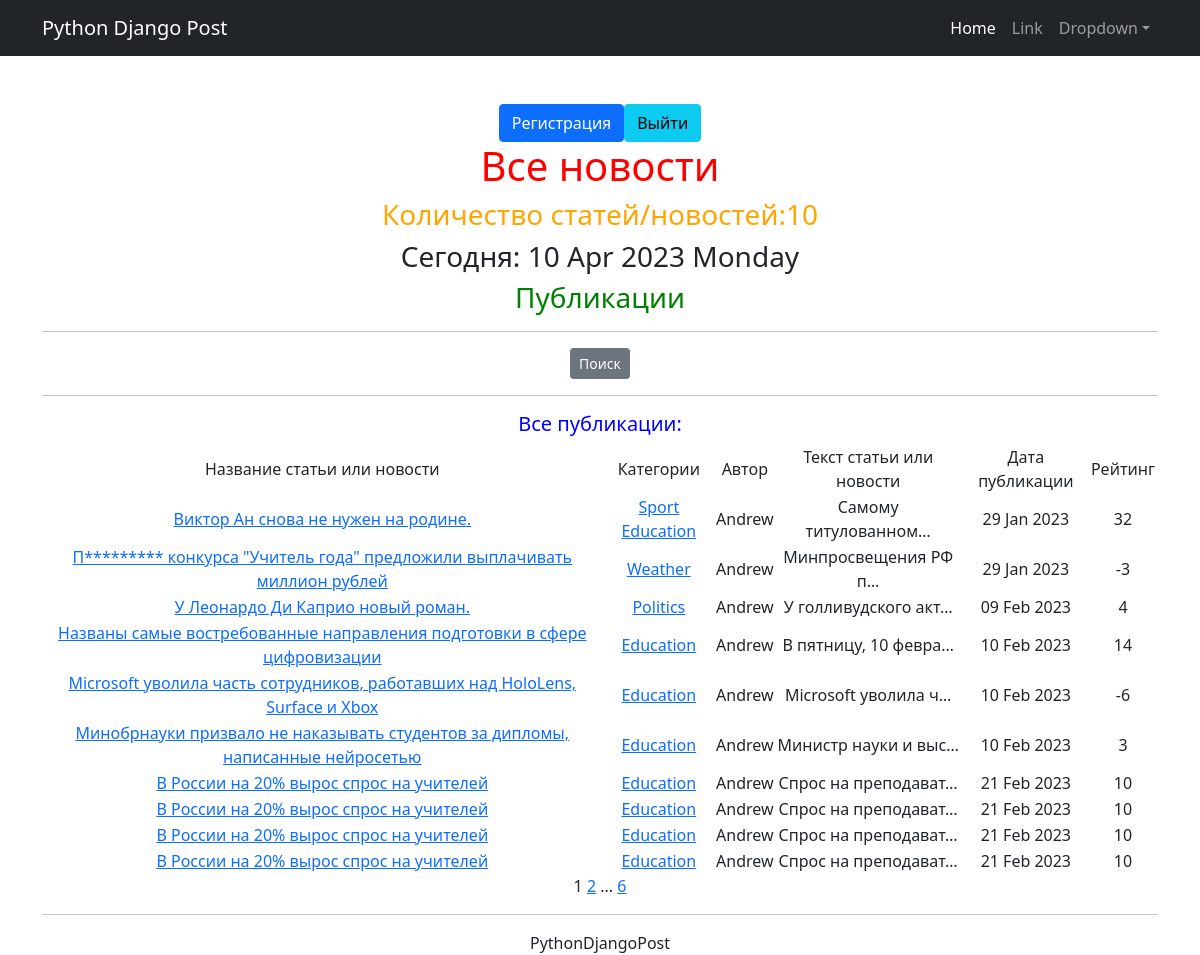
Page /news/ on the committed database.
### newsportal/models.py (models this page shows, shortened)
class Post(models.Model):
    author = models.ForeignKey(Author, on_delete=models.CASCADE)
    NEWS = 'NW'
    ARTICLE = 'AR'
    CATEGORY_CHOICES = (
        (NEWS, 'Новости'),
        (ARTICLE, 'Статья'),
    )
    categoryType = models.CharField(max_length=2, choices=CATEGORY_CHOICES, default=ARTICLE)
    dateCreation = models.DateTimeField(auto_now_add=True)
    postCategory = models.ManyToManyField(Category, through='PostCategory')
    title = models.CharField(max_length=128)
    text = models.TextField()
    rating = models.SmallIntegerField(default=0)

class Category(models.Model):
    name = models.CharField(max_length=64, unique=True)
    subscribers = models.ManyToManyField(User, related_name='categories')
    def __str__(self):
        return f'{self.name}'

class Author(models.Model):
    authorUser = models.OneToOneField(User, on_delete=models.CASCADE)
    ratingAuthor = models.SmallIntegerField(default=0)

### newsportal/views.py (the view)
# urls.py: path('', News.as_view(), name='post_list'),
class News(ListView):
    model = Post
    ordering = 'author'
    template_name = 'news.html'
    context_object_name = 'news_content'
    paginate_by = 10
    def get_queryset(self):
        queryset = super().get_queryset()
        self.filterset = PostFilter(self.request.GET, queryset)
        return self.filterset.qs
    def get_context_data(self, **kwargs):
        context = super().get_context_data(**kwargs)
        context['time_now'] = datetime.utcnow()
        context['next_sale'] = None
        context['filterset'] = self.filterset
        return context

### newsportal/templatetags/custom_filters.py (called while the page is built)
@register.filter()
def censor(value):
   forbwords = ['припомнили', 'олимпийским', 'спортивную', 'победителю', 'лучшей', 'витамины', 'добавки', 'товары', 'поощрение', 'денежного', 'поведению', 'неправильном']
   if not isinstance(value, str):
      raise TypeError(f"Некорректный набор: '{type(value)}'Введите строковое значение")
   for word in value.split():
      if word.lower() in forbwords:
         value = value.replace(word, f"{word[0]}{'*' * (len(word) - 1)}")
   return value

@register.simple_tag(takes_context=True)
def url_replace(context, **kwargs):
   d = context['request'].GET.copy()
   for k, v in kwargs.items():
       d[k] = v
   return d.urlencode()

### newsportal/templatetags/custom_tags.py (called while the page is built)
@register.simple_tag()
def current_time(format_string='%b %d %Y'):
   return datetime.utcnow().strftime(format_string)

### templates/news.html (shortened to what this page needs)
{% extends 'flatpages/default.html' %}
{% load custom_filters %}
{% load custom_tags %}
{% block content %}
    {% load cache %}
    <div class="btn-group">
    <form><a href="http://127.0.0.1:8000/accounts/signup/" class="btn btn-primary">Регистрация</a></form>
        <form><a href="http://127.0.0.1:8000/accounts/logout/" class="btn btn-info">Выйти</a></form>
    </div>
  <h1><font color="red">Все новости</font></h1>
   <h3><font color="orange">Количество статей/новостей:{{ news_content|length }}</font></h3>
   <h3>Сегодня: {% current_time '%d %b %Y %A' %}</h3>
    <h3><font color="green">Публикации</font></h3>
    <hr>
    {% if news_content %}
    <h5>
    <p><a href="{% url 'post_search' %}" class="btn btn-secondary btn-sm">Поиск</a></p>
    </h5>
    <hr>
    <h5><font color="blue">Все публикации:</font></h5>
       <table>
           <tr>
               <td>Название статьи или новости</td>
               <td>Категории</td>
               <td>Автор</td>
               <td>Текст статьи или новости</td>
               <td>Дата публикации</td>
                <td>Рейтинг</td>
           <tr>
           {% for Post in news_content %}
           <tr>
               <td>
                   <a href="{% url 'news_detail' pk=Post.id %}">{{ Post.title|censor }}</a>
               </td>
               <td>
                   {% for category in Post.postCategory.all %}
                     <a href="{% url 'category_list' category.id %}">{{ category }}</a>
                   {% endfor %}
               </td>
               <td>{{ Post.author.authorUser }}</td>
               <td>{{ Post.text|truncatechars:20 }}</td>
               <td>{{ Post.dateCreation|date:'d M Y ' }}</td>
                <td>{{ Post.rating }}</td>
                <td>
                </td>
          <tr>
           {% endfor %}
       </table>
    {% else %}
       <h2>Публикаций нет!</h2>
    {% endif %}
   {{ page_obj.number }}
   {% if page_obj.has_next %}
       <a href="?{% url_replace page=page_obj.next_page_number %}">{{ page_obj.next_page_number }}</a>
       {% if paginator.num_pages != page_obj.next_page_number %}
           ...
           <a href="?{% url_replace page=page_obj.paginator.num_pages %}">{{ page_obj.paginator.num_pages }}</a>
       {% endif %}
   {% endif %}
    <hr>
    <h7>PythonDjangoPost</h7>
{% endblock content %}

### rows in the picture
Post: title|censor "Виктор Ан снова не нужен на родине.", author.authorUser "Andrew", text "Самому титулованном…", dateCreation "29 Jan 2023", rating "32"
Category: name "Sport"
Category: name "Education"
Post: title|censor "П********* конкурса \"Учитель года\" предложили выплачивать миллион рублей", author.authorUser "Andrew", text "Минпросвещения РФ п…", dateCreation "29 Jan 2023", rating "-3"
Category: name "Weather"
Post: title|censor "У Леонардо Ди Каприо новый роман.", author.authorUser "Andrew", text "У голливудского акт…", dateCreation "09 Feb 2023", rating "4"
Category: name "Politics"
Post: title|censor "Названы самые востребованные направления подготовки в сфере цифровизации", author.authorUser "Andrew", text "В пятницу, 10 февра…", dateCreation "10 Feb 2023", rating "14"
Post: title|censor "Microsoft уволила часть сотрудников, работавших над HoloLens, Surface и Xbox", author.authorUser "Andrew", text "Microsoft уволила ч…", dateCreation "10 Feb 2023", rating "-6"
Post: title|censor "Минобрнауки призвало не наказывать студентов за дипломы, написанные нейросетью", author.authorUser "Andrew", text "Министр науки и выс…", dateCreation "10 Feb 2023", rating "3"
Post: title|censor "В России на 20% вырос спрос на учителей", author.authorUser "Andrew", text "Спрос на преподават…", dateCreation "21 Feb 2023", rating "10"
Post: title|censor "В России на 20% вырос спрос на учителей", author.authorUser "Andrew", text "Спрос на преподават…", dateCreation "21 Feb 2023", rating "10"
Post: title|censor "В России на 20% вырос спрос на учителей", author.authorUser "Andrew", text "Спрос на преподават…", dateCreation "21 Feb 2023", rating "10"
Post: title|censor "В России на 20% вырос спрос на учителей", author.authorUser "Andrew", text "Спрос на преподават…", dateCreation "21 Feb 2023", rating "10"

### other values in the picture
{{ news_content|length }} "10"
{{ page_obj.number }} "1"
{{ page_obj.next_page_number }} "2"
{{ page_obj.paginator.num_pages }} "6"
